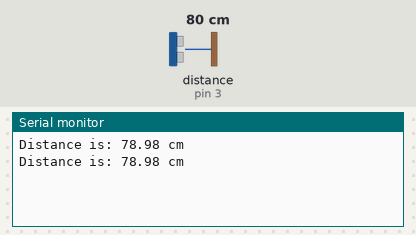
The sketch below on a simulated Arduino Uno, built with avr-gcc and run on an emulated ATmega328P. Shown: the last lines printed to the serial monitor. Wiring (inferred from the names in the program): ultrasonic range finder: trigger pin 2; echo pin 3. The test bench sets the inputs (shaded band); at power-on: distance to the obstacle (sensor on pin 3) 80 cm. The echo pulse lasts 58.3 µs per cm.

Above: at 1.8 s.
1.9 s: distance to the obstacle (sensor on pin 3) set to 2 cm
At 2.8 s:
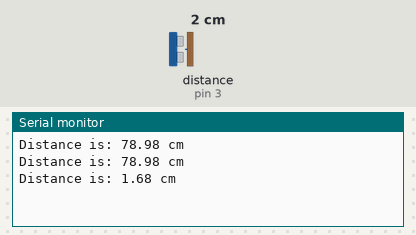
3.4 s: distance to the obstacle (sensor on pin 3) set to 4 cm
At 4.7 s:
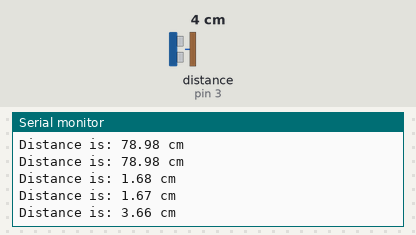
Timing chart, 0 to 6.4 s (numbered marks = the images above; inputs shaded):
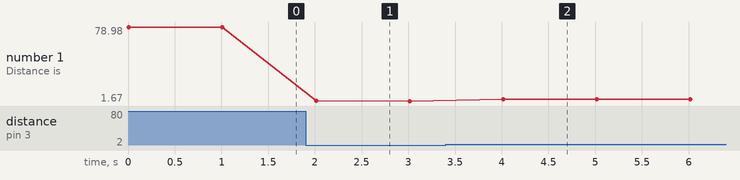

The sketch:

working_of_ultrasonic_sensor.ino
```cpp
int trig=2; //defining the trigger and echo pins of the sensor
int echo=3;
void setup()	//function to run only once
{
  pinMode(trig,OUTPUT);	/*defining the pins
  pinMode(echo,INPUT);	as input and output*/
  Serial.begin(9600);	//Starting of Serial Monitor
}
void loop()	//function to keep on running in loop
{
  double x= dist_cm();
  Serial.print("Distance is: ");
  Serial.print(x);
  Serial.println(" cm");
  delay(1000);	//creating a delay of 1 second
}
double dist_cm()
{
  //clearing the trigger pin
  digitalWrite(trig,LOW);
  delayMicroseconds(2);

  //starting the trigger pin to emmit a pulse for 10 microseconds
  digitalWrite(trig,HIGH);
  delayMicroseconds(10);
  digitalWrite(trig,LOW);

  //calculating the time for which the echo pin is High
  double time=pulseIn(echo,HIGH);

  //calculating the distance in centimeters
  double dist=(time*0.034)/2;
  return dist; //returning the distance in centimeters
}
```

Measured:
- after the input at 1.9 s, the serial monitor: prints a new line after 0.11 s (image 1)
- after the input at 3.4 s, the serial monitor: prints a new line after 0.61 s (image 2)
- plotted number 1: 78.98 → 1.67 after the input at 1.9 s, 1.67 → 3.66 after the input at 3.4 s
